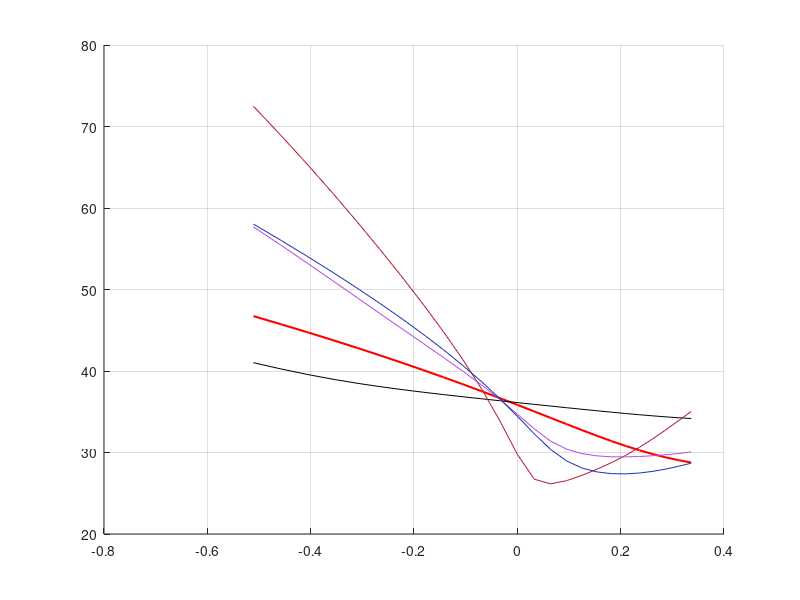

The MATLAB source for this figure: (Note: this script raises an error after producing the figure.)
function Randomized_Bates_model
close all;clc;
% Randomization of the Bates model.
% 
% The code provided is based on the article 'On Randomization of Affine Diffusion Processes
% with Application to Pricing of Options on VIX and S&P 500' by Lech A. Grzelak, 
% L.A. Grzelak@uu.nl
% 
% @article{grzelakRAnD,
%   title={On Randomization of Affine Diffusion Processes with Application to Pricing of Options on {VIX} and {S&P} 500},
%   author={Grzelak, Lech A.},
%   journal={arXiv:2208.12518},  
%   year = {2022}
% }

K = linspace(60,140,25)/100;

% The number of Quadrature points
N = 9;

% The Bates model parameters
r         = 0.0;
muJ       = -0.1; 
sigmaJ    = 0.06; 
xiP       = 0.08; 
kappa     = 0.5; 
gamma     = 0.5;
vbar      = 0.13;
rho       = -0.7;
T         = 1/12;
v0        = 0.13; 
S0        = 1;
CP        = 'c';

% REFERENCE: Implied Volatilities for the Bates model with constant
% parameters
cf_Bates       = @(u)ChFBates(u, T, kappa,vbar,gamma,rho, v0, r, muJ, sigmaJ, xiP);
Call_COS_Bates = CallPutOptionPriceCOSMthd(cf_Bates,CP,S0,r,T,K',1000,8);
IV_COS_Bates   = ImpliedVols(K,Call_COS_Bates,S0,T,r,0.3);
figure(1)
set(gca, 'ColorOrder', [0 0 0; 0.7 0.1 0.2;0.7 0.3 0.9;0.1 0.2 0.7]); 
hold on;grid on;
plot(log(K),IV_COS_Bates*100,'r','LineWidth',1.5)

%%%%%%%%%%%%%%%% Randomization of vol-vol (gamma) %%%%%%%%%%%%%%%%%%%%%%%%%%%%%%
p1Vec = [0.01,0.2,0.1,0.75];
p2Vec = [0.25,5,2,1.75];

% Randomization with Uniform distribution
leg={strcat('$\gamma = ',num2str(gamma),'$')};
idx =1;
for i =1 :length(p1Vec)
    p1 = p1Vec(i);
    p2 = p2Vec(i);
    [x_i,w_i]    = UniformCollocation(p1,p2,N); 
    EX = sum(x_i.*w_i);
    cf_generic    = @(u)ChFBates_RAnD(u, T, kappa, vbar, rho, v0, r, muJ, sigmaJ, xiP, x_i, w_i);
    Call_COS_RAnD = CallPutOptionPriceCOSMthd(cf_generic,CP,S0,r,T,K',1000,8);
    IV_COS_RAnD   = ImpliedVols(K,Call_COS_RAnD,S0,T,r,0.3);
    plot(log(K),IV_COS_RAnD*100)
    idx = idx +1;
    leg{idx}={strcat('$\gamma \sim ',' \mathcal{U}([',num2str(p1),',',num2str(p2),']),','\;\;\;  {\bf{E}}[\gamma]= ',num2str(EX),'$')};
    
end  

legend(string(leg),'interpreter','latex')
title('Implied Volatilities for RAnD Bates Model')
xlabel('Strike, K (log-moneyness)')
ylabel('Implied Volatility, [%]')

% Exact pricing of European Call/Put option with the Black-Scholes model
function value=BS_Call_Option_Price(CP,S_0,K,sigma,tau,r)
% Black-Scholes Call option price
d1    = (log(S_0 ./ K) + (r + 0.5 * sigma^2) * tau) / (sigma * sqrt(tau));
d2    = d1 - sigma * sqrt(tau);
if lower(CP) == 'c' || lower(CP) == 1
    value =normcdf(d1) * S_0 - normcdf(d2) .* K * exp(-r * tau);
elseif lower(CP) == 'p' || lower(CP) == -1
    value =normcdf(-d2) .* K*exp(-r*tau) - normcdf(-d1)*S_0;
end

function [IV]=ImpliedVols(K,C,S0,T,r,initial)
IV=zeros([length(K),1]);
for i = 1:length(K)
    IV(i)=ImpliedVolatility('c',C(i),K(i),T,S0,r,initial);
end

function impliedVol = ImpliedVolatility(CP,marketPrice,K,T,S_0,r,initialVol)
    func = @(sigma) (BS_Call_Option_Price(CP,S_0,K,sigma,T,r) - marketPrice);
    impliedVol = fzero(func,initialVol);

function cf=ChFBates(u, tau, kappa,vBar,gamma,rho, v0, r, muJ, sigmaJ, xiP)
i     = complex(0,1);

% functions D_1 and g
D_1  = sqrt(((kappa -i*rho*gamma.*u).^2+(u.^2+i*u)*gamma^2));
g    = (kappa- i*rho*gamma*u-D_1)./(kappa-i*rho*gamma*u+D_1);    

% complex valued functions A and C
C = (1/gamma^2)*(1-exp(-D_1*tau))./(1-g.*exp(-D_1*tau)).*(kappa-gamma*rho*i*u-D_1);
A = i*u*r*tau + kappa*vBar*tau/gamma^2 * (kappa-gamma*rho*i*u-D_1)-2*kappa*vBar/gamma^2*log((1-g.*exp(-D_1*tau))./(1-g));

% Adjustment for the Bates model
A = A - xiP*i*u*tau*(exp(muJ+1/2*sigmaJ^2)-1) + xiP*tau*(exp(i*u*muJ-1/2*sigmaJ^2*u.^2)-1);

% ChF for the Bates model
cf = exp(A + C * v0);

function CfTotal=ChFBates_RAnD(u, tau, kappa,vBar,rho, v0, r, muJ, sigmaJ, xiP, x_i, w_i)
i     = complex(0,1);

CfTotal = zeros([1,length(u)]);
for k = 1: length(x_i)
    % Get realization for gamma
    gamma = x_i(k);
                
    % functions D_1 and g
    D_1  = sqrt(((kappa -i*rho*gamma.*u).^2+(u.^2+i*u)*gamma^2));
    g    = (kappa- i*rho*gamma*u-D_1)./(kappa-i*rho*gamma*u+D_1);    

    % complex valued functions A and C
    C = (1/gamma^2)*(1-exp(-D_1*tau))./(1-g.*exp(-D_1*tau)).*(kappa-gamma*rho*i*u-D_1);
    A = i*u*r*tau + kappa*vBar*tau/gamma^2 * (kappa-gamma*rho*i*u-D_1)-2*kappa*vBar/gamma^2*log((1-g.*exp(-D_1*tau))./(1-g));

    % Adjustment for the Bates model
    A = A - xiP*i*u*tau*(exp(muJ+1/2*sigmaJ^2)-1) + xiP*tau*(exp(i*u*muJ-1/2*sigmaJ^2*u.^2)-1);

    % ChF for the Bates model
    cf = exp(A + C * v0);
    CfTotal = CfTotal + cf.*w_i(k);
end

function [x_i,w_i]=UniformCollocation(a,b,N)

a_idx =@(k)a.^(0:1:k);
b_idx =@(k)b.^(k:-1:0);

EX = @(k)1./(k+1)*sum(a_idx(k).*b_idx(k));
% Moments for standard nodmal i.e. N(0,1)
for i=1:N+1
    for j=1:N+1
        if (i==1&&j==1)
        M(i,j)=1;
        else
        M(i,j)=EX(i+j-2);
        end
    end
end

%%% Zeros as the diagonal of Matrix B
[x_i,w_i]     = FindCollocationPoints(M);

function [x_i,w_i] = FindCollocationPoints(M)

[N,~] =size(M);
N =N-1;

R=chol(M);

alpha(1)  =  R(1,2);
beta(1)   =  (R(2,2)/R(1,1))^2;
for i=2:N-1
    alpha(i) =R(i,i+1)/R(i,i)-R(i-1,i)/R(i-1,i-1);
    beta(i)  =(R(i+1,i+1)/R(i,i))^2;
end
alpha(N)=R(N,N+1)/R(N,N)-R(N-1,N)/R(N-1,N-1);

%%% Construction of the array and zeros calculation
J=diag(sqrt(beta),-1)+diag(alpha,0)+diag(sqrt(beta),1);
[w_i,B]   = eig(J);

w_i=(w_i(1,:)).^2;
w_i= w_i';

%%% Zeros as the diagonal of Matrix B
x_i     = diag(B);

function value = CallPutOptionPriceCOSMthd(cf,CP,S0,r,tau,K,N,L)
i = complex(0,1);
% cf   - characteristic function as a functon, in the book denoted as \varphi
% CP   - C for call and P for put
% S0   - Initial stock price
% r    - interest rate (constant)
% tau  - time to maturity
% K    - vector of strikes
% N    - Number of expansion terms
% L    - size of truncation domain (typ.:L=8 or L=10)  

x0 = log(S0 ./ K);   

% Truncation domain
a = 0 - L * sqrt(tau); 
b = 0 + L * sqrt(tau);

k = 0:N-1;              % row vector, index for expansion terms
u = k * pi / (b - a);   % ChF arguments

H_k = CallPutCoefficients(CP,a,b,k);
temp    = (cf(u) .* H_k).';
temp(1) = 0.5 * temp(1);     % adjust the first element by 1/2

mat = exp(i * (x0 - a) * u);  % matrix-vector manipulations

% Final output
value = exp(-r * tau) * K .* real(mat * temp);

% Coefficients H_k for the COS method
function H_k = CallPutCoefficients(CP,a,b,k)
    if lower(CP) == 'c' || CP == 1
        c = 0;
        d = b;
        [Chi_k,Psi_k] = Chi_Psi(a,b,c,d,k);
         if a < b && b < 0.0
            H_k = zeros([length(k),1]);
         else
            H_k = 2.0 / (b - a) * (Chi_k - Psi_k);
         end
    elseif lower(CP) == 'p' || CP == -1
        c = a;
        d = 0.0;
        [Chi_k,Psi_k]  = Chi_Psi(a,b,c,d,k);
         H_k = 2.0 / (b - a) * (- Chi_k + Psi_k);       
    end

function [chi_k,psi_k] = Chi_Psi(a,b,c,d,k)
    psi_k        = sin(k * pi * (d - a) / (b - a)) - sin(k * pi * (c - a)/(b - a));
    psi_k(2:end) = psi_k(2:end) * (b - a) ./ (k(2:end) * pi);
    psi_k(1)     = d - c;
    
    chi_k = 1.0 ./ (1.0 + (k * pi / (b - a)).^2); 
    expr1 = cos(k * pi * (d - a)/(b - a)) * exp(d)  - cos(k * pi... 
                  * (c - a) / (b - a)) * exp(c);
    expr2 = k * pi / (b - a) .* sin(k * pi * ...
                        (d - a) / (b - a))   - k * pi / (b - a) .* sin(k... 
                        * pi * (c - a) / (b - a)) * exp(c);
    chi_k = chi_k .* (expr1 + expr2);